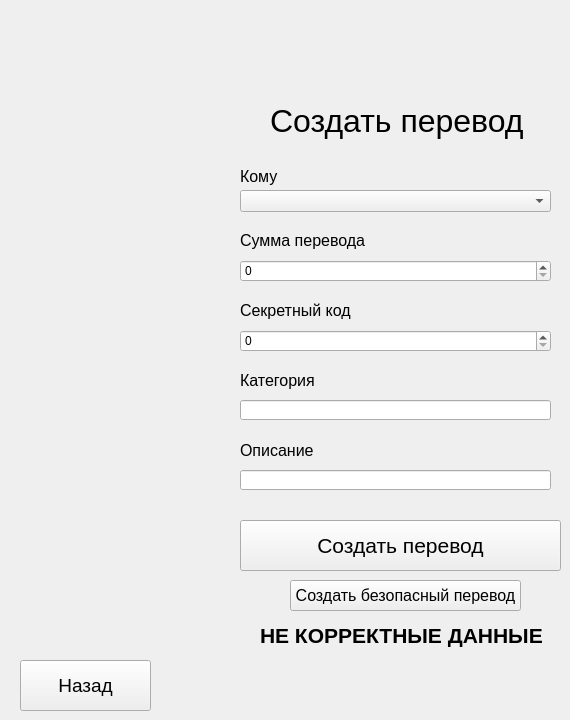
   <widget class="QWidget" name="page">
    <widget class="QLabel" name="label_7">
     <property name="geometry">
      <rect>
       <x>270</x>
       <y>100</y>
       <width>271</width>
       <height>41</height>
      </rect>
     </property>
     <property name="font">
      <font>
       <pointsize>24</pointsize>
      </font>
     </property>
     <property name="text">
      <string>Создать перевод</string>
     </property>
    </widget>
    <widget class="QComboBox" name="comboBox_2">
     <property name="geometry">
      <rect>
       <x>240</x>
       <y>190</y>
       <width>311</width>
       <height>22</height>
      </rect>
     </property>
    </widget>
    <widget class="QLabel" name="label_11">
     <property name="geometry">
      <rect>
       <x>240</x>
       <y>166</y>
       <width>101</width>
       <height>20</height>
      </rect>
     </property>
     <property name="font">
      <font>
       <pointsize>12</pointsize>
      </font>
     </property>
     <property name="text">
      <string>Кому</string>
     </property>
    </widget>
    <widget class="QLabel" name="label_12">
     <property name="geometry">
      <rect>
       <x>240</x>
       <y>370</y>
       <width>101</width>
       <height>20</height>
      </rect>
     </property>
     <property name="font">
      <font>
       <pointsize>12</pointsize>
      </font>
     </property>
     <property name="text">
      <string>Категория</string>
     </property>
    </widget>
    <widget class="QLineEdit" name="lineEdit">
     <property name="geometry">
      <rect>
       <x>240</x>
       <y>400</y>
       <width>311</width>
       <height>20</height>
      </rect>
     </property>
    </widget>
    <widget class="QLineEdit" name="lineEdit_2">
     <property name="geometry">
      <rect>
       <x>240</x>
       <y>470</y>
       <width>311</width>
       <height>20</height>
      </rect>
     </property>
    </widget>
    <widget class="QLabel" name="label_13">
     <property name="geometry">
      <rect>
       <x>240</x>
       <y>440</y>
       <width>101</width>
       <height>20</height>
      </rect>
     </property>
     <property name="font">
      <font>
       <pointsize>12</pointsize>
      </font>
     </property>
     <property name="text">
      <string>Описание</string>
     </property>
    </widget>
    <widget class="QLabel" name="label_14">
     <property name="geometry">
      <rect>
       <x>240</x>
       <y>300</y>
       <width>121</width>
       <height>20</height>
      </rect>
     </property>
     <property name="font">
      <font>
       <pointsize>12</pointsize>
      </font>
     </property>
     <property name="text">
      <string>Секретный код</string>
     </property>
    </widget>
    <widget class="QSpinBox" name="spinBox">
     <property name="geometry">
      <rect>
       <x>240</x>
       <y>330</y>
       <width>311</width>
       <height>22</height>
      </rect>
     </property>
     <property name="maximum">
      <number>1000000000</number>
     </property>
    </widget>
    <widget class="QSpinBox" name="spinBox_2">
     <property name="geometry">
      <rect>
       <x>240</x>
       <y>260</y>
       <width>311</width>
       <height>22</height>
      </rect>
     </property>
     <property name="maximum">
      <number>1000000000</number>
     </property>
    </widget>
    <widget class="QLabel" name="label_15">
     <property name="geometry">
      <rect>
       <x>240</x>
       <y>230</y>
       <width>131</width>
       <height>20</height>
      </rect>
     </property>
     <property name="font">
      <font>
       <pointsize>12</pointsize>
      </font>
     </property>
     <property name="text">
      <string>Сумма перевода</string>
     </property>
    </widget>
    <widget class="QPushButton" name="pushButton_9">
     <property name="geometry">
      <rect>
       <x>240</x>
       <y>520</y>
       <width>321</width>
       <height>51</height>
      </rect>
     </property>
     <property name="font">
      <font>
       <pointsize>16</pointsize>
      </font>
     </property>
     <property name="text">
      <string>Создать перевод</string>
     </property>
    </widget>
    <widget class="QPushButton" name="pushButton_10">
     <property name="geometry">
      <rect>
       <x>290</x>
       <y>580</y>
       <width>231</width>
       <height>31</height>
      </rect>
     </property>
     <property name="font">
      <font>
       <pointsize>12</pointsize>
      </font>
     </property>
     <property name="text">
      <string>Создать безопасный перевод</string>
     </property>
    </widget>
    <widget class="QPushButton" name="pushButton_11">
     <property name="geometry">
      <rect>
       <x>20</x>
       <y>660</y>
       <width>131</width>
       <height>51</height>
      </rect>
     </property>
     <property name="font">
      <font>
       <pointsize>14</pointsize>
      </font>
     </property>
     <property name="text">
      <string>Назад</string>
     </property>
    </widget>
    <widget class="QLabel" name="label_47">
     <property name="geometry">
      <rect>
       <x>260</x>
       <y>620</y>
       <width>291</width>
       <height>31</height>
      </rect>
     </property>
     <property name="font">
      <font>
       <pointsize>16</pointsize>
       <weight>75</weight>
       <bold>true</bold>
      </font>
     </property>
     <property name="text">
      <string>НЕ КОРРЕКТНЫЕ ДАННЫЕ</string>
     </property>
    </widget>
   </widget>
